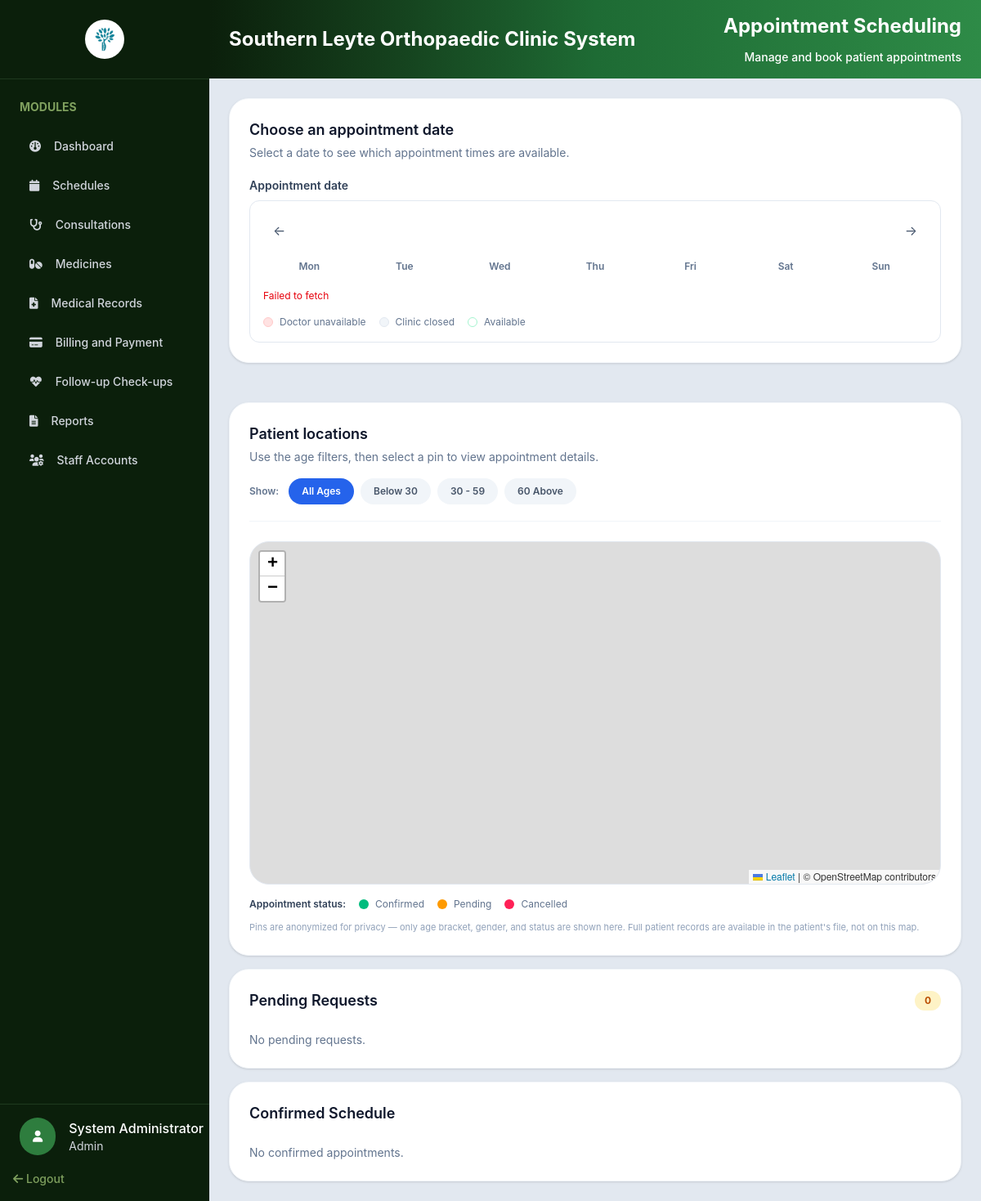
Page /admin/appointments.php (signed in) on the earlier database version.
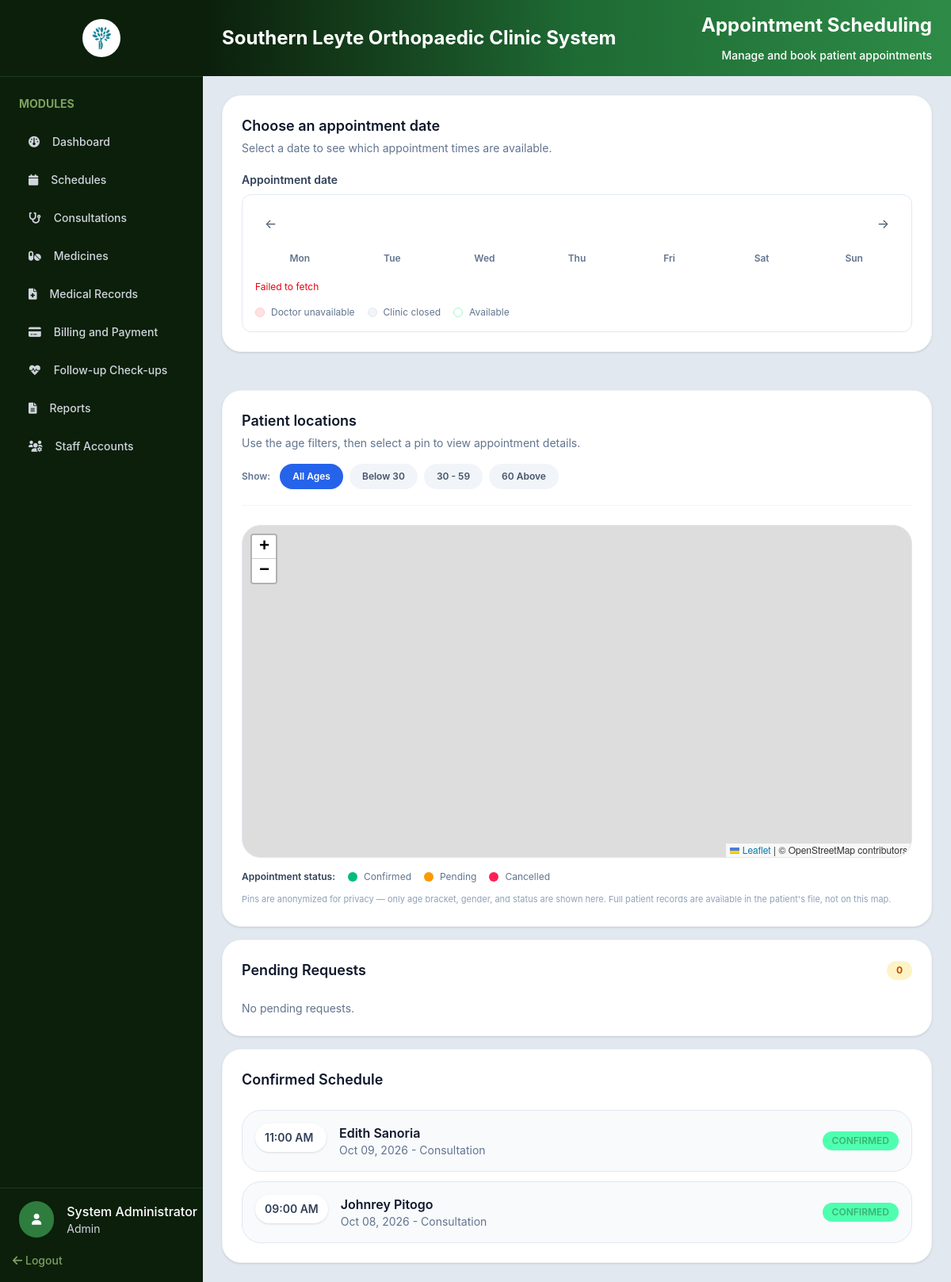
Same page on the later database version.
### tables this page shows
CREATE TABLE `appointments` (
  `AppointmentID` int UNSIGNED NOT NULL,
  `PatientID` int UNSIGNED NOT NULL,
  `DoctorID` int UNSIGNED NOT NULL,
  `AppointmentDate` date NOT NULL,
  `AppointmentTime` time NOT NULL,
  `meridiem` enum('AM','PM') DEFAULT NULL,
  `Purpose` varchar(255) NOT NULL,
  `ChiefComplaint` varchar(50) DEFAULT NULL,
  `Status` enum('Pending','Confirmed','Completed','Cancelled','Rescheduled') NOT NULL DEFAULT 'Pending',
  `Remarks` text,
  `CreatedAt` timestamp NOT NULL DEFAULT CURRENT_TIMESTAMP
);

CREATE TABLE `patients` (
  `PatientID` int UNSIGNED NOT NULL,
  `PatientCode` varchar(20) NOT NULL,
  `UserID` int UNSIGNED DEFAULT NULL,
  `FirstName` varchar(100) NOT NULL,
  `MiddleName` varchar(100) DEFAULT NULL,
  `LastName` varchar(100) NOT NULL,
  `BirthDate` date NOT NULL,
  `Gender` enum('Male','Female','Other') NOT NULL,
  `CivilStatus` enum('Single','Married','Widowed','Separated') DEFAULT NULL,
  `Address` varchar(255) DEFAULT NULL,
  `Province` varchar(100) DEFAULT NULL,
  `City` varchar(100) DEFAULT NULL,
  `Barangay` varchar(100) DEFAULT NULL,
  `Allergies` varchar(50) DEFAULT NULL,
  `Latitude` decimal(10,7) DEFAULT NULL,
  `Longitude` decimal(10,7) DEFAULT NULL,
  `Phone` varchar(30) DEFAULT NULL,
  `Email` varchar(150) DEFAULT NULL,
  `BloodType` varchar(5) DEFAULT NULL,
  `EmergencyContact` varchar(150) DEFAULT NULL,
  `EmergencyPhone` varchar(30) DEFAULT NULL,
  `PatientType` enum('Regular','Senior Citizen','PWD') NOT NULL DEFAULT 'Regular',
  `IdNumber` int DEFAULT NULL,
  `CreatedAt` timestamp NOT NULL DEFAULT CURRENT_TIMESTAMP
);

### includes/auth.php (called while the page is built, shortened)
<?php
class SessionManager
{
    public static function isLoggedIn(): bool
    {
        return isset($_SESSION['user_id']) || isset($_SESSION['userId']) || isset($_SESSION['user']);
    }
    public static function getCurrentRole(): ?string
    {
        return $_SESSION['access_type']
            ?? $_SESSION['user']['Role']
            ?? $_SESSION['Role']
            ?? null;
    }
    public static function getUser(PDO $pdo): ?array
    {
        $userId = $_SESSION['user_id'] ?? $_SESSION['userId'] ?? $_SESSION['user']['UserID'] ?? null;
        $statement = $pdo->prepare(
            'SELECT UserID AS user_id, Username AS username, FirstName AS first_name,
                    LastName AS last_name, Email AS email, Phone AS phone,
                    Role AS role, IsDoctor AS is_doctor, Status AS status, CreatedAt AS created_at
             FROM users WHERE UserID = ?'
        );
        $statement->execute([$userId]);
        return $statement->fetch(PDO::FETCH_ASSOC) ?: null;
    }
}

### php/fetch/fetch.php (called while the page is built, shortened)
<?php
function fetchAllData(PDO $pdo, string $query, array $params = []): array
{
    $stmt = $pdo->prepare($query);
    $stmt->execute($params);
    return $stmt->fetchAll(PDO::FETCH_ASSOC);
}

### admin/appointments.php (the view, shortened to what the changed rows need)
<?php
require_once __DIR__ . '/../config/config.php';
require_once __DIR__ . '/../includes/auth.php';
require_once __DIR__ . '/../php/fetch/fetch.php';
$admin = SessionManager::getUser($pdo);
$appointments = fetchAllData($pdo, "
    SELECT a.AppointmentID, a.AppointmentDate, a.AppointmentTime, a.Meridiem, a.Purpose, a.Status,
           p.PatientCode, p.FirstName AS patient_first_name, p.LastName AS patient_last_name
    FROM appointments a
    INNER JOIN patients p ON a.PatientID = p.PatientID
    ORDER BY a.AppointmentDate DESC, a.AppointmentTime DESC
");
?>
<!DOCTYPE html>
<html lang="en">
<head>
    <link rel="stylesheet" href="../assets/css/output.css">
    <link rel="stylesheet" href="../assets/css/global.css">
    <link rel="stylesheet" href="https://cdnjs.cloudflare.com/ajax/libs/font-awesome/6.0.0-beta3/css/all.min.css">
    <link rel="stylesheet" href="https://unpkg.com/leaflet@1.9.4/dist/leaflet.css" />
</head>
<body class="h-screen flex bg-slate-200 overflow-hidden">
    <?php include_once '../includes/sidebar.php'; ?>
    <section class="flex-1 min-h-0 flex flex-col overflow-hidden">
        <div
            class="flex items-center justify-between bg-gradient-to-r from-[#0b1f0b] via-[#1e6b34] to-[#2e8b47] px-6 py-4">
            <h1 class="text-2xl font-bold text-white">Southern Leyte Orthopaedic Clinic System</h1>
            <div class="flex flex-col gap-3 items-end">
                <h1 class="text-2xl font-bold text-white">Appointment Scheduling</h1>
            </div>
        </div>
        <div class="flex-1 min-h-0 overflow-auto p-6 space-y-4">
            <div class="grid grid-cols-1 gap-6 xl:grid-cols-2">
                <div class="space-y-6">
                    <div class="rounded-3xl bg-white p-6 shadow-sm border border-slate-100">
                        <h2 class="text-lg font-semibold text-slate-900">Choose an appointment date</h2>
                    </div>
                </div>
                <div class="rounded-3xl bg-white p-6 shadow-sm border border-slate-100">
                    <div class="mb-6 flex flex-col gap-4 border-b border-slate-100 pb-5">
                        <div>
                            <h2 class="text-lg font-semibold text-slate-900">Patient locations</h2>
                        </div>
                    </div>
                </div>
            </div>
            <div class="rounded-3xl bg-white p-6 shadow-sm border border-slate-100">
                <div class="flex items-center justify-between mb-6">
                    <h2 class="text-lg font-semibold text-slate-900">Pending Requests</h2>
                </div>
            </div>
            <div class="rounded-3xl bg-white p-6 shadow-sm border border-slate-100">
                <div class="flex items-center justify-between mb-6">
                    <h2 class="text-lg font-semibold text-slate-900">Confirmed Schedule</h2>
                </div>
                <div class="space-y-3">
                    <?php
                    $confirmedAppointments = array_filter($appointments, fn($a) => $a['Status'] === 'Confirmed');
                    if ($confirmedAppointments) {
                        foreach ($confirmedAppointments as $appointment) {
                            $appointmentDate = new DateTime($appointment['AppointmentDate']);
                            $formattedDate = $appointmentDate->format('M d, Y');
                            $formattedTime = (new DateTime($appointment['AppointmentTime']))->format('h:i');
                            $statusStyle = $status[$appointment['Status']] ?? ['bgColor' => '#4FFFB0', 'textColor' => '#3CB371'];
                            ?>
                            <div
                                class="flex flex-col gap-3 rounded-3xl border border-slate-200 bg-slate-50 p-4 sm:flex-row sm:items-center sm:justify-between">
                                <div class="flex items-start gap-4">
                                    <div
                                        class="min-w-[90px] rounded-3xl bg-white px-3 py-2 text-sm font-semibold text-slate-700 shadow-sm">
                                        <?= htmlspecialchars($formattedTime, ENT_QUOTES, 'UTF-8') ?> <?= htmlspecialchars($appointment['Meridiem'], ENT_QUOTES, 'UTF-8') ?>
                                    </div>
                                    <div>
                                        <p class="font-semibold text-slate-900">
                                            <?= htmlspecialchars($appointment['patient_first_name'], ENT_QUOTES, 'UTF-8') ?>
                                            <?= htmlspecialchars($appointment['patient_last_name'], ENT_QUOTES, 'UTF-8') ?>
                                        </p>
                                        <p class="text-sm text-slate-500">
                                            <?= $formattedDate ?> -
                                            <?= htmlspecialchars($appointment['Purpose'], ENT_QUOTES, 'UTF-8') ?>
                                        </p>
                                    </div>
                                </div>
                                <div class="flex items-center gap-3">
                                    <span class="rounded-full px-3 py-1 text-xs font-semibold uppercase"
                                        style="background-color: <?= htmlspecialchars($statusStyle['bgColor'], ENT_QUOTES, 'UTF-8') ?>; color: <?= htmlspecialchars($statusStyle['textColor'], ENT_QUOTES, 'UTF-8') ?>;">
                                        <?= htmlspecialchars($appointment['Status'], ENT_QUOTES, 'UTF-8') ?>
                                    </span>
                                </div>
                            </div>
                            <?php
                        }
                    } else {
                        echo '<p class="text-sm text-slate-500">No confirmed appointments.</p>';
                    }
                    ?>
                </div>
            </div>
        </div>
    </section>
</body>
</html>

### includes/sidebar.php (shortened to what the changed rows need)
<?php
$navItems = [
    [
        'label' => 'Dashboard',
        'icon' => 'fa-gauge',
        'file' => 'admin-dashboard.php',
        'href' => '../admin/admin-dashboard.php',
        'roles' => ['admin', 'staff', 'doctor'],
    ],
    [
        'label' => 'Patient Registration',
        'icon' => 'fa-user-plus',
        'file' => 'patient-registration.php',
        'href' => '../admin/patient-registration.php',
        'roles' => ['staff'],
    ],
    [
        'label' => 'Schedules',
        'icon' => 'fa-calendar',
        'file' => 'doctor-schedules.php',
        'href' => '../admin/doctor-schedules.php',
        'roles' => ['admin', 'doctor'],
    ],
    [
        'label' => 'Appointments',
        'icon' => 'fa-calendar',
        'file' => 'appointments.php',
        'href' => '../admin/appointments.php',
        'roles' => ['staff'],
    ],
    [
        'label' => 'Consultations',
        'icon' => 'fa-stethoscope',
        'file' => 'consultations.php',
        'href' => '../admin/consultations.php',
        'roles' => ['admin', 'doctor'],
    ],
    [
        'label' => 'Medicines',
        'icon' => 'fa-pills',
        'file' => 'medicines.php',
        'href' => '../admin/medicines.php',
        'roles' => ['admin', 'staff', 'doctor'],
    ],
    [
        'label' => 'Medical Records',
        'icon' => 'fa-file-medical',
        'file' => 'medical-records.php',
        'href' => '../admin/medical-records.php',
        'roles' => ['admin', 'staff', 'doctor'],
    ],
    [
        'label' => 'Billing and Payment',
        'icon' => 'fa-credit-card',
        'file' => 'billing-payment.php',
        'href' => '../admin/billing-payment.php',
        'roles' => ['admin', 'doctor'],
    ],
    [
        'label' => 'Follow-up Check-ups',
        'icon' => 'fa-heart-pulse',
        'file' => 'follow-up-checkups.php',
        'href' => '../admin/follow-up-checkups.php',
        'roles' => ['admin', 'staff', 'doctor'],
    ],
    [
        'label' => 'Reports',
        'icon' => 'fa-file-lines',
        'file' => 'reports.php',
        'href' => '../admin/reports.php',
        'roles' => ['admin', 'doctor'],
    ],
    [
        'label' => 'Staff Accounts',
        'icon' => 'fa-users-gear',
        'file' => 'staff-management.php',
        'href' => '../admin/staff-management.php',
        'roles' => ['admin', 'doctor'],
    ],
];
$currentRole = strtolower((string) (SessionManager::getCurrentRole() ?? 'staff'));
$currentFile = basename($_SERVER['PHP_SELF']);
?>
<div class="w-64 shrink-0 bg-[#0b1f0b] flex flex-col h-full">
    <div class="custom-scrollbar w-full p-6 overflow-y-auto flex-1 min-h-0">
        <h2 class="text-[#7fa05e] font-bold text-sm mb-4">MODULES</h2>
        <?php foreach ($navItems as $item): ?>
            <?php if (in_array($currentRole, $item['roles'], true)): ?>
                <?php $isActive = $currentFile === $item['file']; ?>
                <div
                    class="flex items-center p-3 rounded-xl gap-4 mb-1 <?= $isActive ? 'bg-gradient-to-r from-[#1e5c2e] to-[#2e7d3e] shadow-sm' : '' ?>">
                    <i
                        class="text-sm fa-solid <?= htmlspecialchars($item['icon']) ?> <?= $isActive ? 'text-white' : 'text-gray-300' ?>"></i>
                    <a href="<?= htmlspecialchars($item['href']) ?>"
                        class="text-sm font-medium <?= $isActive ? 'text-white' : 'text-gray-300 hover:text-white' ?>">
                        <?= htmlspecialchars($item['label']) ?>
                    </a>
                </div>
            <?php endif; ?>
        <?php endforeach; ?>
    </div>
    <div class="mt-auto">
        <div class="w-full border-t pt-4 pl-6 border-[#1e3a1e] flex items-center gap-4">
            <div>
                <?php if ($admin): ?>
                    <h1 class="text-white text-md font-medium">
                        <?= htmlspecialchars($admin['first_name']) ?>     <?= htmlspecialchars($admin['last_name']) ?>
                    </h1>
                <?php endif; ?>
            </div>
        </div>
    </div>
</div>

Differences in the rows shown:
added appointments: AppointmentTime "11:00", meridiem "AM", PatientID.FirstName "Edith", PatientID.LastName "Sanoria", AppointmentDate "Oct 09, 2026", Purpose "Consultation", Status "CONFIRMED"
added appointments: AppointmentTime "09:00", meridiem "AM", PatientID.FirstName "Johnrey", PatientID.LastName "Pitogo", AppointmentDate "Oct 08, 2026", Purpose "Consultation", Status "CONFIRMED"
Other differences:
text no longer shown: "No confirmed appointments."
